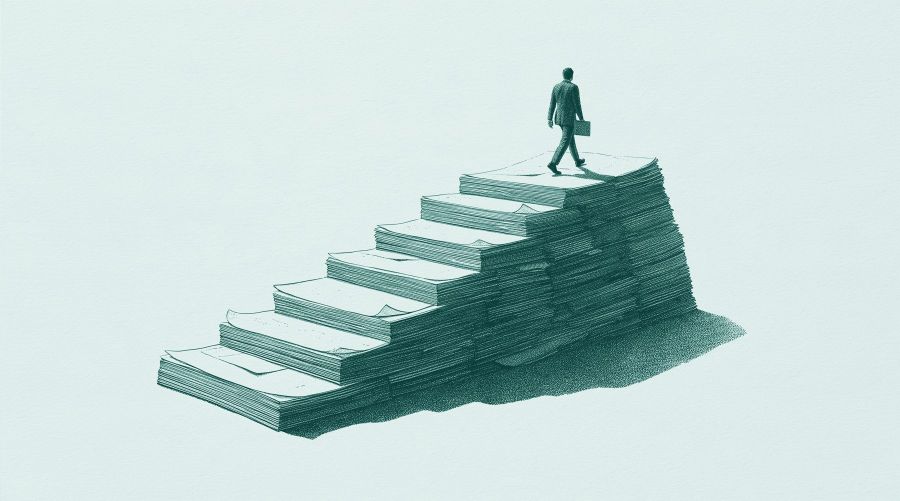
#> input picture informe/img/cap1.jpg, 1800 x 1002 px, given in place of cap1.jpeg, which was not available (shown at 1/2 size)
$ python duotono.py
#> lines starting #> are read from the running program, lines starting #| are printed output that depends on the picture; pictures that were not available may be replaced by others from this repository, and a replacement may not be noted
"""Originales de Midjourney (informe/img-src/*.jpeg, fuera de git) → derivados del informe en informe/img/.
- Aperturas de capítulo: duotono positivo en el color de su parte (tinta → color oscuro de la parte, papel → tinte claro).
- Portada: duotono negativo en teal (tinta → trazo claro, papel → teal profundo), para que la ilustración se funda con el fondo.
El duotono va horneado en el JPEG: los filtros CSS inflaban el PDF. Uso: .venv/bin/python -I informe/duotono.py"""
import pathlib
import numpy as np
from PIL import Image
INF = pathlib.Path(__file__).resolve().parent
PARTES = {  # oscuro, claro
    "p1": ("#1c3a5e", "#eef2f7"), "p2": ("#0a4a45", "#eaf4f2"), "p3": ("#5e3c0d", "#f6efe4"), "marca": ("#0a4a45", "#eaf4f2")}
CAP = {"cap1": "p1", "cap2": "p1", "cap3": "p1", "cap4": "p2", "cap5": "p2", "cap6": "p3", "cap7": "p3"}
rgb = lambda h: np.array([int(h[i:i + 2], 16) for i in (1, 3, 5)], float)


def niveles(src):
    g = np.asarray(Image.open(src).convert("L"), float)
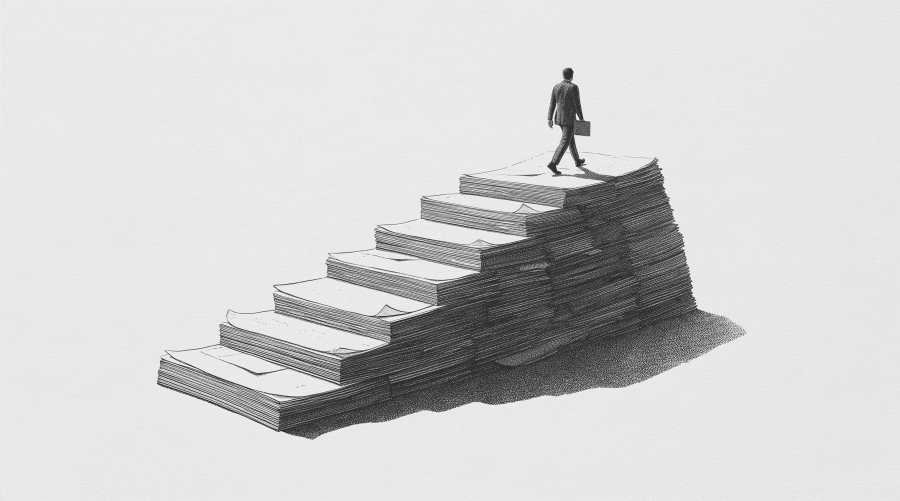
#> g: shape (1002, 1800) float64 (shown at 1/2 size); min 20, max 253, mean 208.6
    lo, hi = np.percentile(g, 1.5), np.percentile(g, 88)  # el papel (percentil alto) queda en 1: fondo parejo
#> lo = 45; hi = 235
    return np.clip((g - lo) / (hi - lo), 0, 1)
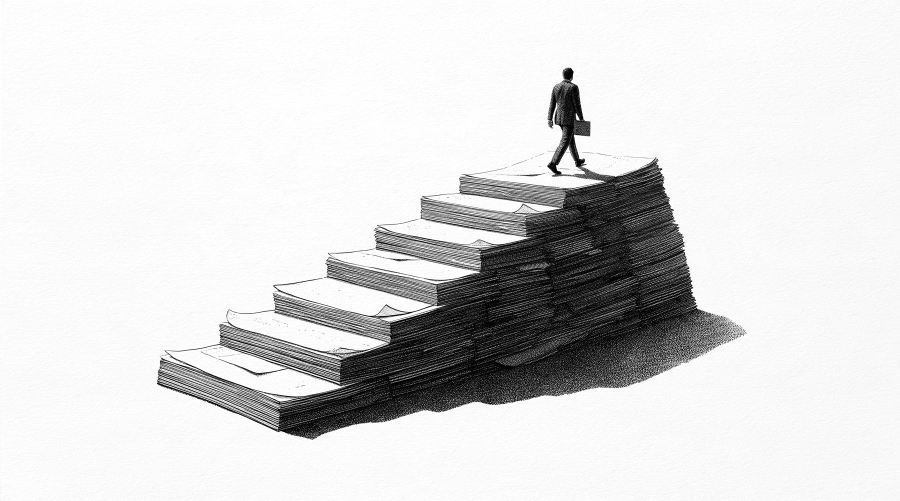
#> returned value: shape (1002, 1800) float64 (shown at 1/2 size); min 0, max 1, mean 0.861


def duotono(t, oscuro, claro, ancho):
#> called with oscuro = '#1c3a5e', claro = '#eef2f7', ancho = 2000
    a, b = rgb(oscuro), rgb(claro)
    im = Image.fromarray((a + (b - a) * t[..., None]).astype(np.uint8))
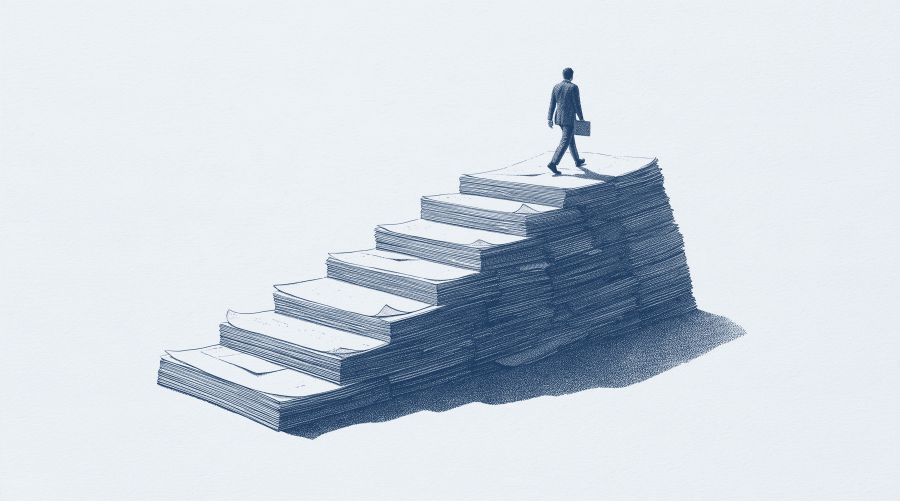
#> im: PIL image 1800x1002 RGB (shown at 1/2 size); mean R, G, B 208.3, 216.3, 225.3
    im.thumbnail((ancho, ancho)); return im


for cap, parte in CAP.items():
    t = niveles(INF / f"img-src/{cap}.jpeg"); o, c = PARTES[parte]
    duotono(t, o, c, 2000).save(INF / f"img/{cap}.jpg", quality=84, optimize=True, progressive=True)
    print(f"img/{cap}.jpg ({parte})")
#> pass 2 of the loop `for cap, parte in CAP.items():`:
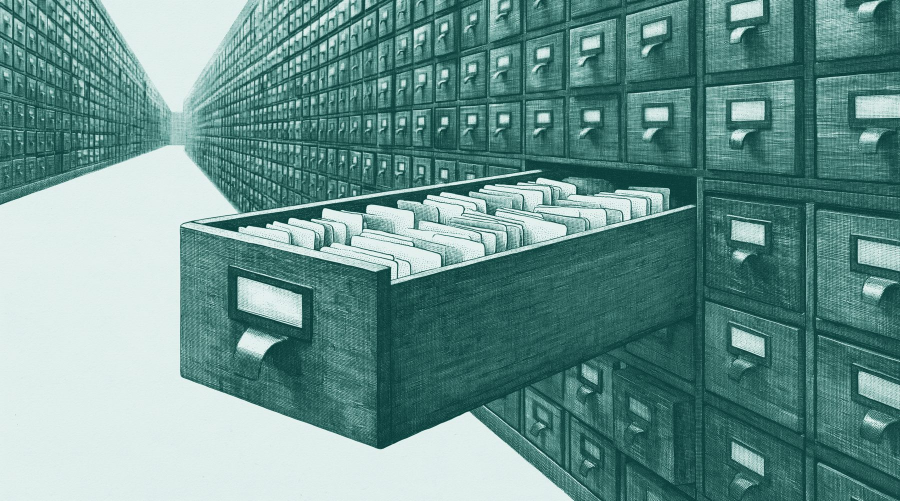
#> input picture informe/img/cap2.jpg, 1800 x 1002 px, given in place of cap2.jpeg, which was not available (shown at 1/2 size)
#> in niveles (call 2), `g = np.asarray(Image.open(src).convert("L"), float)`:
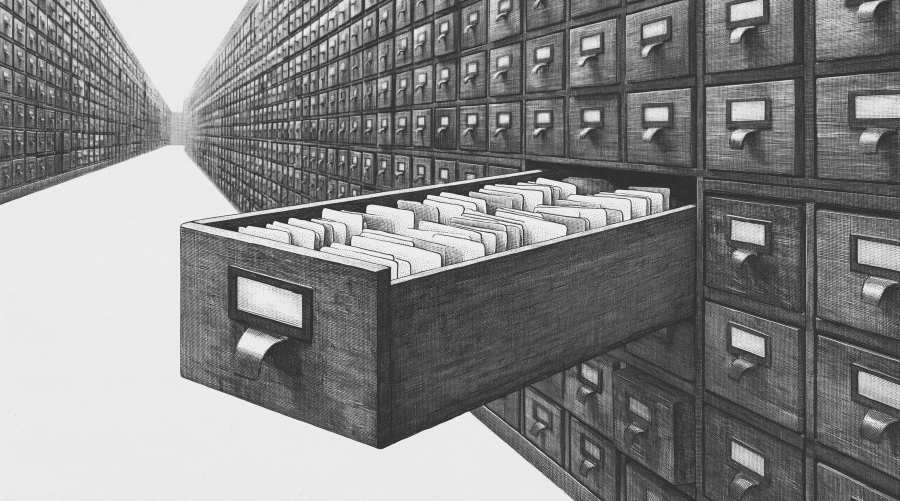
#> g: shape (1002, 1800) float64 (shown at 1/2 size); min 26, max 254, mean 134.2
#> lo = 44; hi = 234
#> in duotono (call 2), `im = Image.fromarray((a + (b - a) * t[..., None]).astype(np.uint8))`:
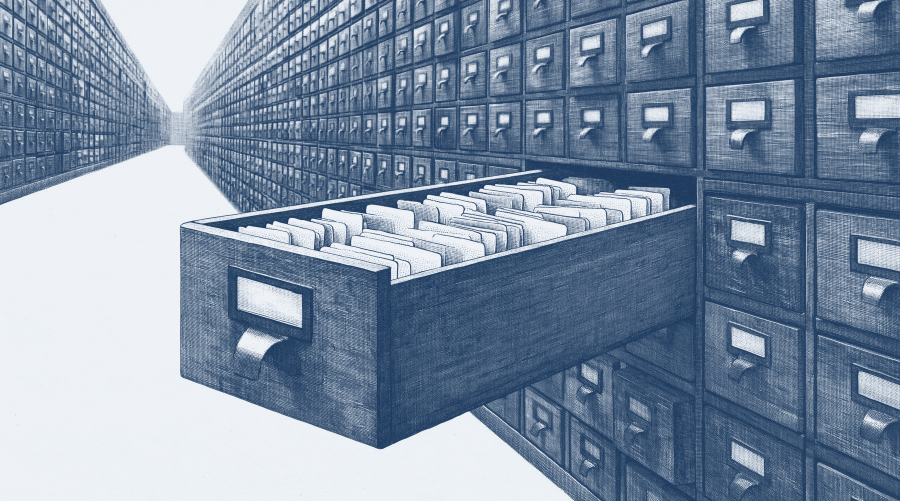
#> im: PIL image 1800x1002 RGB (shown at 1/2 size); mean R, G, B 127.1, 144.8, 166.1
#> pass 3 of the loop `for cap, parte in CAP.items():`:
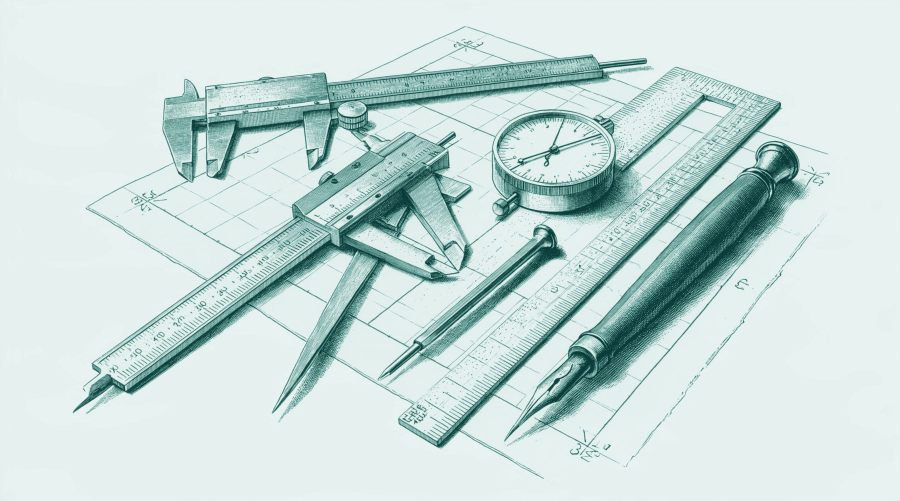
#> input picture informe/img/cap3.jpg, 1800 x 1002 px, given in place of cap3.jpeg, which was not available (shown at 1/2 size)
#> in niveles (call 3), `g = np.asarray(Image.open(src).convert("L"), float)`:
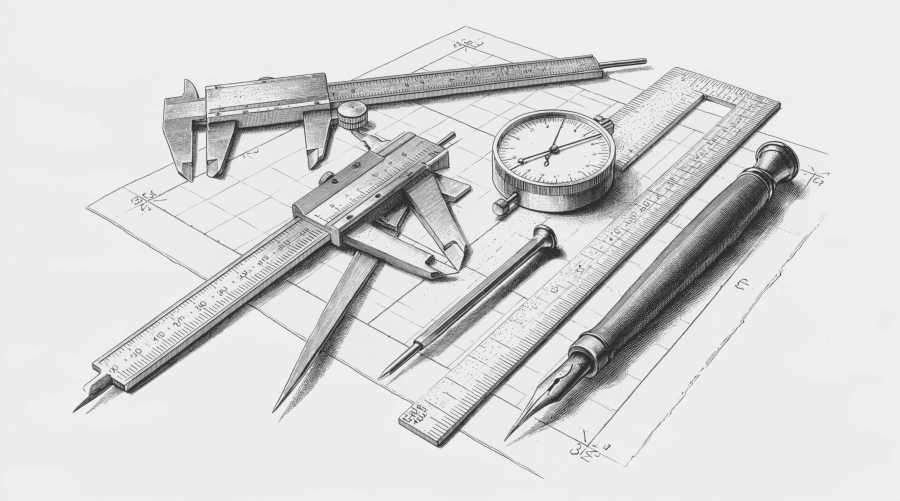
#> g: shape (1002, 1800) float64 (shown at 1/2 size); min 25, max 253, mean 215.3
#> lo = 52; hi = 239
#> in duotono (call 3), `im = Image.fromarray((a + (b - a) * t[..., None]).astype(np.uint8))`:
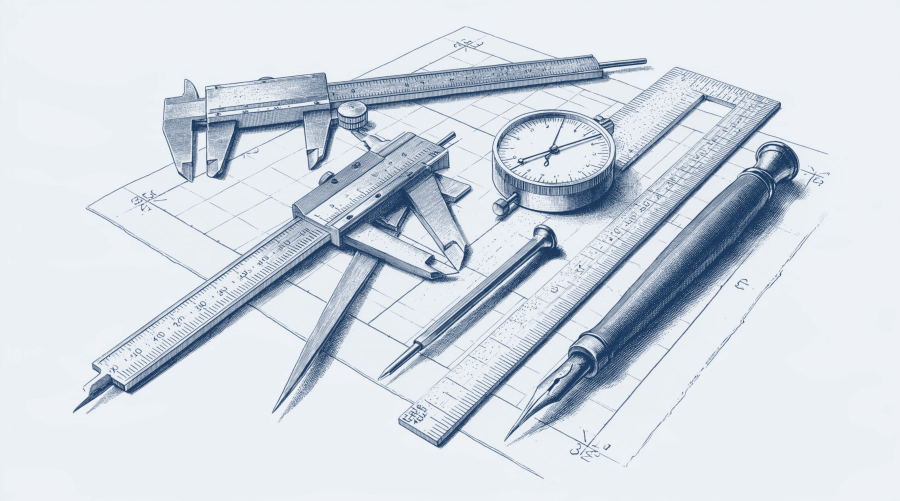
#> im: PIL image 1800x1002 RGB (shown at 1/2 size); mean R, G, B 211, 218.6, 227.3
#> (the run stopped early here; a loop or call above may not have finished)
